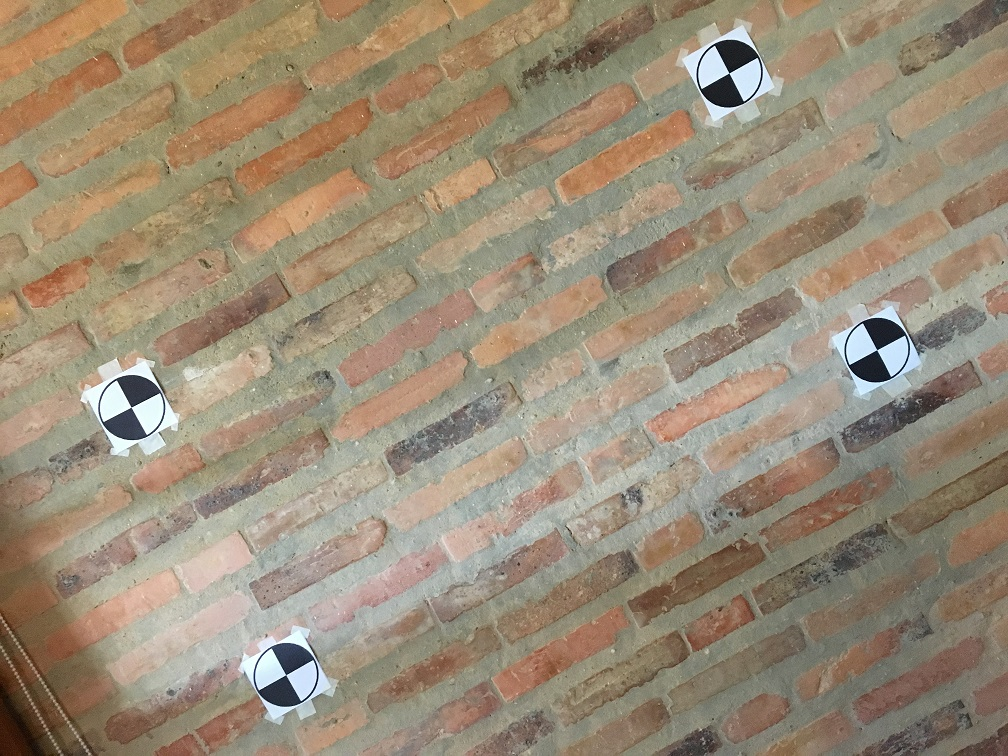
#> input picture ps03/ps03/input_images/ps3-3-c_base.jpg, 1008 x 756 px
$ jupyter execute --allow-errors 'p1&2.ipynb'   (shell and % lines are left out)   (Python 2 division)
#> lines starting #> are read from the running program, lines starting #| are printed output that depends on the picture; after the words box and inside, x2 and y2 are one past the last pixel; in counts of white or black regions, pixels touching at a corner belong together; pictures that were not available may be replaced by others from this repository, and a replacement may not be noted
### ps03/ps03/ps3.py
"""
CS6476 Problem Set 3 imports. Only Numpy and cv2 are allowed.
"""
import cv2
import numpy as np
import math

def euclidean_distance(p0, p1):
    """Gets the distance between two (x,y) points

    Args:
        p0 (tuple): Point 1.
        p1 (tuple): Point 2.

    Return:
        float: The distance between points
    """
    x0=float(p0[0])
    y0=float(p0[1])
    x1=float(p1[0])
    y1=float(p1[1])
    return math.sqrt( (x0-x1)*(x0-x1) + (y0-y1)*(y0-y1) )


# [16 lines left out: function get_corners_list, not called in this run]


def sort_4(center): # center is np.array, [[x,y]]
    ans=[]
    #print center
    if center.shape[0]!=4:
        return None
    else:
        center = center.tolist()
    avex=0
    avey=0
    for i in range(4):
        avex+=center[i][0]
        avey+=center[i][1]
    ave=(avex/4,avey/4)
    #print ave
    #print center
    for tl in center:
        for bl in center:
            for tr in center:
                for br in center:
                    if (tl==bl or tl==tr or tl==br or bl==tr or bl==br or tr==br):
                        continue # non-identical
                    #print tl, bl, tr, br
                    tl_tl=tl[0]<ave[0] and tl[1]<ave[1]
                    tr_tr=tr[0]>ave[0] and tr[1]<ave[1]
                    bl_bl=bl[0]<ave[0] and bl[1]>ave[1]
                    br_br=br[0]>ave[0] and br[1]>ave[1]
                    if(tl_tl and tr_tr and bl_bl and br_br):
                        ans.append((tl[0],tl[1]))
                        ans.append((bl[0],bl[1]))
                        ans.append((tr[0],tr[1]))
                        ans.append((br[0],br[1]))
                        #print ans
                        return ans
                    longside=min(euclidean_distance(tl,tr), euclidean_distance(bl,br))
                    shortside=max(euclidean_distance(tl,bl),euclidean_distance(tr,br))
                    if (longside<=shortside):
                        continue #tl-tr and bl-br are long side, tl-bl, tr-br short side
                    widthvec=(tl[0],tl[1],bl[0],bl[1])
                    lengvec=(tl[0],tl[1],tr[0],tr[1])
                    diagvec=(tl[0],tl[1],br[0],br[1])
                    temp1=min(cos_ang(widthvec, diagvec), cos_ang(lengvec, diagvec))
                    temp2=cos_ang(widthvec,lengvec)
                    if temp2>temp1:#width and length forms 90 degree
                        continue

                   # print longside, shortside, tl, tr, bl, br
                    if (tl[0]<tr[0] and bl[0]<br[0] and tl[1]<bl[1] and tr[1]<br[1]):
                        ans.append((tl[0],tl[1]))
                        ans.append((bl[0],bl[1]))
                        ans.append((tr[0],tr[1]))
                        ans.append((br[0],br[1]))
                        #print ans
                        return ans
    return None

def cos_ang(i, j): # input i=(x1,y1,x2,y2)
    len1 = math.pow(i[2] - i[0], 2) + math.pow(i[3] - i[1], 2)
    len1 = math.sqrt(len1)
    len2 = math.pow(j[2] - j[0], 2) + math.pow(j[3] - j[1], 2)
    len2 = math.sqrt(len2)

    dot = (i[2] - i[0]) * (j[2] - j[0]) + (i[3] - i[1]) * (j[3] - j[1])
    return abs(dot / (len1 * len2))


def find_markers(image, template=None):
    """Finds four corner markers.

    Use a combination of circle finding, corner detection and convolution to
    find the four markers in the image.

    Args:
        image (numpy.array): image array of uint8 values.
        template (numpy.array): template image of the markers.

    Returns:
        list: List of four (x, y) tuples
            in the order [top-left, bottom-left, top-right, bottom-right].
    """
    gray = cv2.cvtColor(image, cv2.COLOR_BGR2GRAY)
    # find Harris corners
    gray = cv2.medianBlur(gray, 3)
    ksize = 15#15
    sigma = 35#6
    gray = cv2.GaussianBlur(gray, (ksize, ksize), sigma, sigma)
    gray = np.float32(gray)
    dst = cv2.cornerHarris(gray, 7,3, 0.1)  # blocksize, sobel size, alpha
    dst = cv2.dilate(dst, None)
    ret, dst = cv2.threshold(dst, 0.12 * dst.max(), 255, 0)  # value=max if > 0.01*max
    all_pts=np.transpose(np.nonzero(dst))
    all_pts[:, [0, 1]] = all_pts[:, [1, 0]]
    all_pts = np.array(all_pts)
    all_pts = np.float32(all_pts)  # kmeans can only pass float32
    criteria = (cv2.TERM_CRITERIA_EPS + cv2.TERM_CRITERIA_MAX_ITER, 40, 1.0)
    ret, label, center = cv2.kmeans(all_pts, 4, criteria, 40,
                                    cv2.KMEANS_RANDOM_CENTERS)  # 4 is num of cluster, 10 is attempts

    if center is None:
        return None
    center = np.round(center)
    center = center.astype(int)
    ans=sort_4(center)
    #print ans
    return ans


def draw_box(image, markers, thickness=1):
    """Draws lines connecting box markers.

    Use your find_markers method to find the corners.
    Use cv2.line, leave the default "lineType" and Pass the thickness
    parameter from this function.

    Args:
        image (numpy.array): image array of uint8 values.
        markers(list): the points where the markers were located.
        thickness(int): thickness of line used to draw the boxes edges.

    Returns:
        numpy.array: image with lines drawn.
    """
    img=np.copy(image)
    cv2.line(img, markers[0], markers[1], (255, 0, 0), thickness)
    cv2.line(img, markers[0], markers[2], (255, 0, 0), thickness)
    cv2.line(img, markers[3], markers[1], (255, 0, 0), thickness)
    cv2.line(img, markers[3], markers[2], (255, 0, 0), thickness)
    return img


# [107 lines left out: functions project_imageA_onto_imageB, find_four_point_transform, video_frame_generator, not called in this run]

### ps03/ps03/p1&2.ipynb
[cell 1]
import numpy as np
import cv2
from matplotlib import pyplot as plt
import math
from ps3 import *

def sort_4(center): # center is np.array, [[x,y]]
    ans=[]
    if center.shape[0]!=4:
        return None
    else:
        center = center.tolist()
    avex=0
    avey=0
    for i in range(4):
        avex+=center[i][0]
        avey+=center[i][1]
    ave=(avex/4,avey/4)
    for tl in center:
        for bl in center:
            for tr in center:
                for br in center:
                    if (tl==bl or tl==tr or tl==br or bl==tr or bl==br or tr==br):
                        continue
                    topleft = tl[0]<ave[0] and tl[1]<ave[1] #and tl[1]<br[1] and tl[0]<br[0]
                    botleft = bl[0]<ave[0] and bl[1]>ave[1] #and bl[1]>tr[1] and bl[0]<tr[0]
                    topright= tr[0]>ave[0] and tr[1]<ave[1] #and tr[0]>bl[0] and tr[1]<bl[1]
                    botright= br[0]>ave[0] and br[1]>ave[1] #and br[1]>tl[1] br[0]>tl[0] and
                    if (topleft and botleft and topright and botright):
                        ans.append((tl[0],tl[1]))
                        ans.append((bl[0],bl[1]))
                        ans.append((tr[0],tr[1]))
                        ans.append((br[0],br[1]))
                        return ans
    return None


img=cv2.imread('input_images/ps3-3-c_base.jpg')
#> img is the input picture: shape (756, 1008, 3); mean B, G, R 119.7, 140.4, 154.3
#img=cv2.imread('input_images/ps3-2-a_base.jpg')

gray = cv2.cvtColor(img,cv2.COLOR_BGR2GRAY)
# find Harris corners
gray = cv2.medianBlur(gray, 5)
ksize = 15#5
sigma = 35#6
gray = cv2.GaussianBlur(gray, (ksize, ksize), sigma, sigma)
gray = np.float32(gray)
dst = cv2.cornerHarris(gray, 7,3, 0.1)  # blocksize, sobel size, alpha
dst = cv2.dilate(dst, None)
ret, dst = cv2.threshold(dst, 0.16 * dst.max(), 255, 0)  # value=max if > 0.01*max
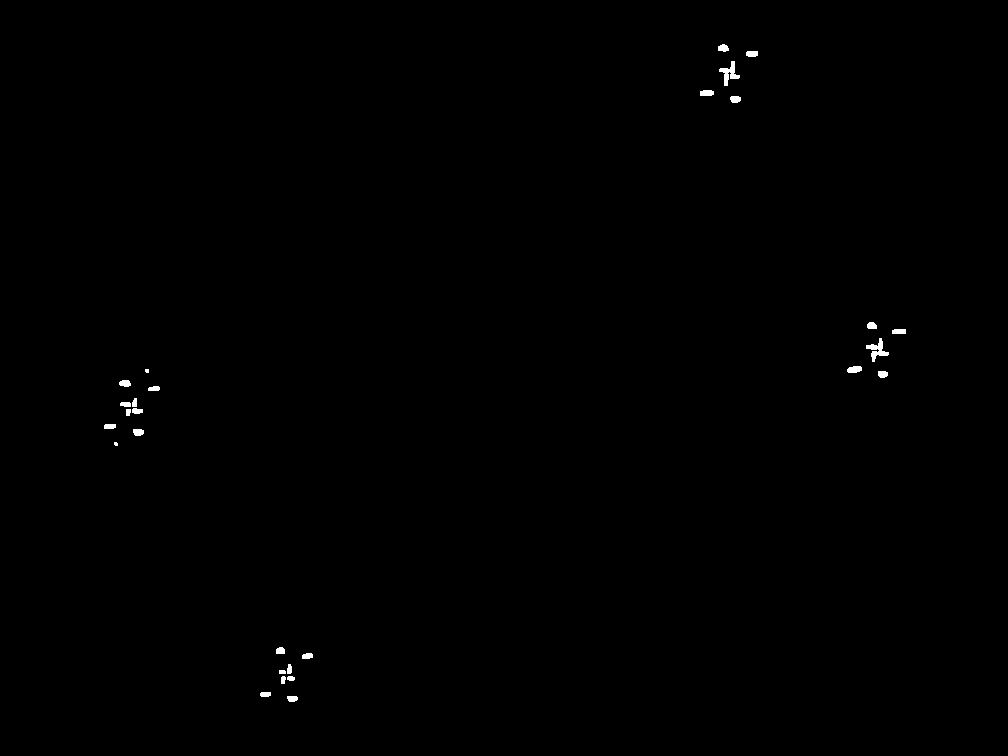
#> dst: shape (756, 1008) float32; 0.23% white; 28 white regions (2 under 20 px), largest, box (x1, y1, x2, y2) and area: (866, 338, 889, 362) 212, (719, 61, 740, 86) 206, (847, 366, 862, 373) 87
#> ret = 4044.4
#plt.imshow(dst)
#plt.show()
all_pts=[]
for x in range(dst.shape[1]):
    for y in range(dst.shape[0]):
        if dst[y][x]!=0:
            all_pts.append((x,y))
all_pts=np.array(all_pts)
all_pts=np.float32(all_pts) #kmeans can only pass float32
#print all_pts.shape

criteria = (cv2.TERM_CRITERIA_EPS + cv2.TERM_CRITERIA_MAX_ITER , 30, 1.0)
ret,label,center=cv2.kmeans(all_pts,4,criteria,30,cv2.KMEANS_RANDOM_CENTERS) # 4 is num of cluster, 10 is attempts
#> ret = 856985.4
# [5 lines of commented-out code are left out]
center=np.int32(center)
radius = 2
thickness = 3
colo = (255, 0, 0)
for i in center:
    cv2.circle(img, (i[0],i[1]), radius, colo, thickness)
#> img: shape (756, 1008, 3); 0.02% of pixels changed, all inside (x1, y1, x2, y2) = (127, 69, 880, 679)
plt.imshow(img)
plt.show()

#p2
thickness=3
print center
#| [[286 674]
#|  [875 350]
#|  [728  73]
#|  [131 407]]
markers=sort_4(center)
print markers
#| None
#> (the rest of this cell did not finish here and is left out)

[cell 2]
import numpy as np
import cv2
from matplotlib import pyplot as plt
import math
from ps3 import *

img=cv2.imread('input_images/ps3-2-c_base.jpg')
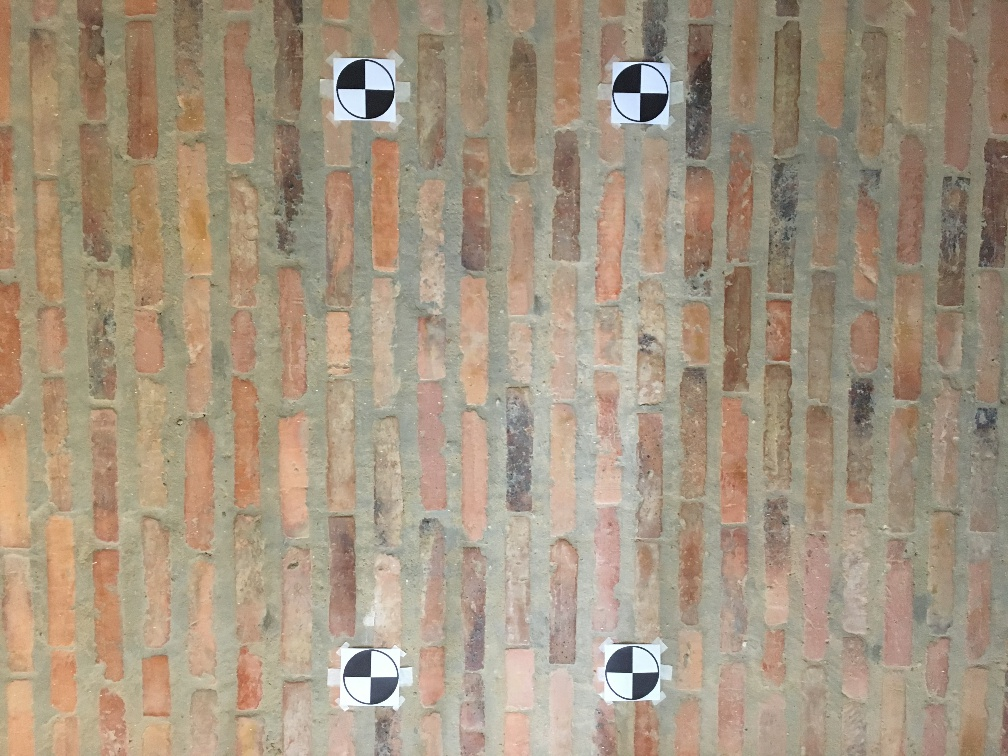
#> input picture ps03/ps03/input_images/ps3-2-c_base.jpg, 1008 x 756 px
#> img is the input picture: shape (756, 1008, 3); mean B, G, R 128.9, 149.2, 164.9
plt.imshow(img)
plt.show()
plt.imshow(draw_box(img, find_markers(img),1))
#> in find_markers, `gray = cv2.cvtColor(image, cv2.COLOR_BGR2GRAY)`:
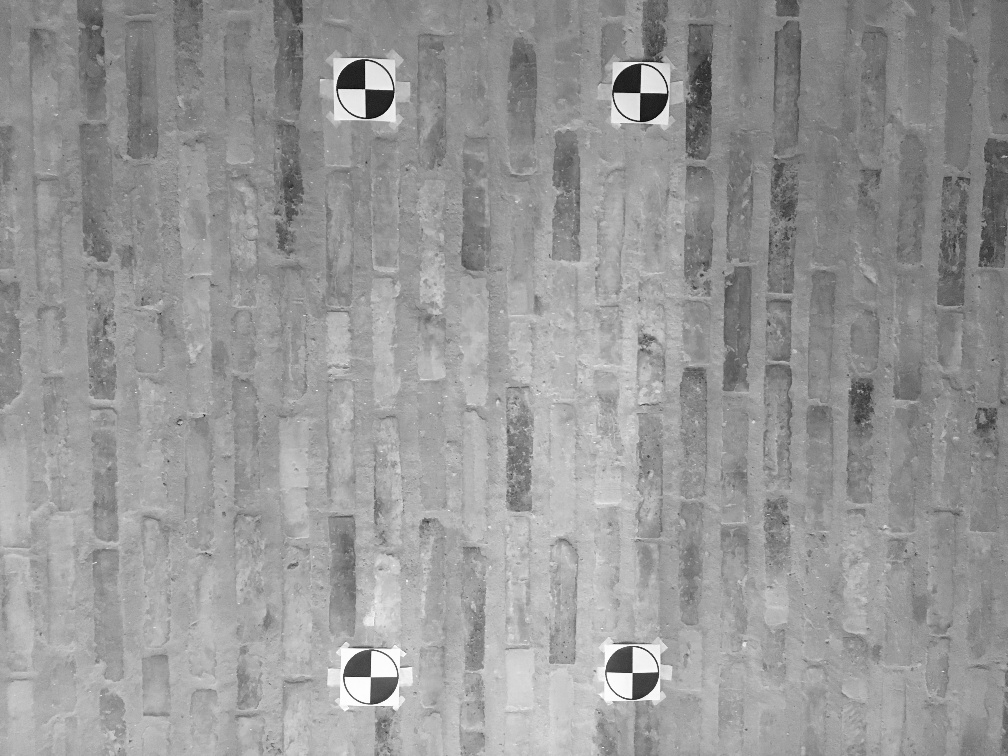
#> gray: shape (756, 1008); min 6, max 255, mean 151.6
#> in find_markers, `ret, dst = cv2.threshold(dst, 0.12 * dst.max(), 255, 0)`:
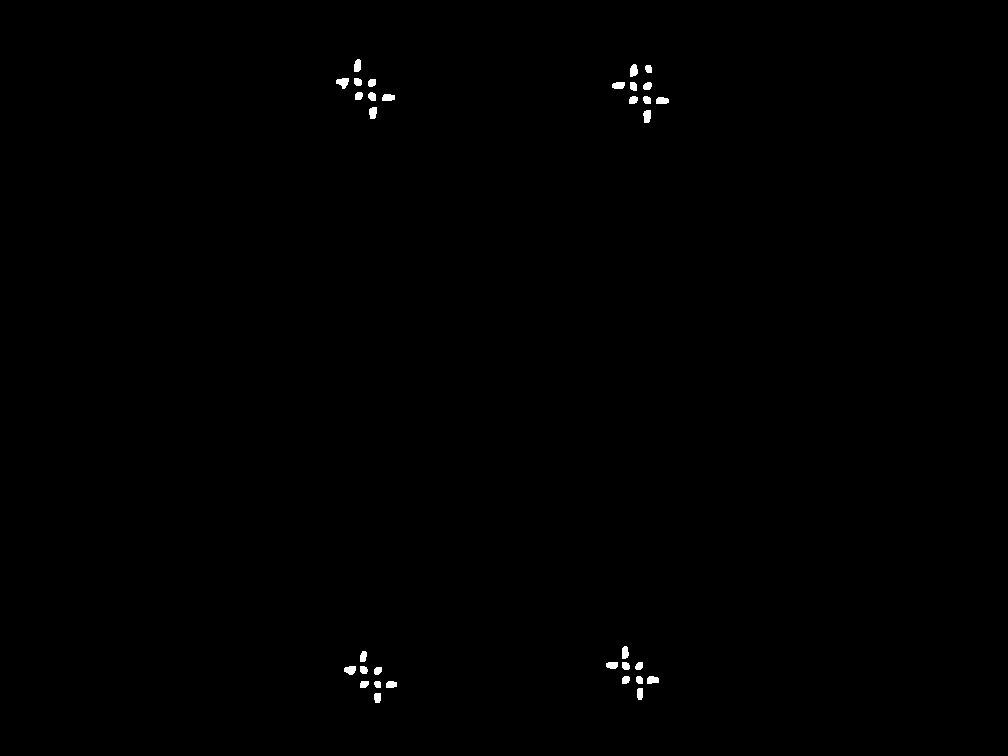
#> dst: shape (756, 1008) float32; 0.28% white; 33 white regions, largest, box (x1, y1, x2, y2) and area: (336, 78, 349, 89) 95, (643, 110, 651, 123) 87, (344, 666, 356, 675) 84
#> in find_markers, `ret, dst = cv2.threshold(dst, 0.12 * dst.max(), 255, 0)`: ret = 4063.4
#> in find_markers, `all_pts=np.transpose(np.nonzero(dst))`: all_pts = 2167 pairs, first value 59 to 702, second value 336 to 668
#> in find_markers, `all_pts = np.array(all_pts)`: all_pts = 2167 pairs, first value 336 to 668, second value 59 to 702
#> in find_markers, `criteria = (cv2.TERM_CRITERIA_EPS + cv2.TERM_CRITERIA_MAX_ITER, 40, 1.0)`: criteria = (3, 40, 1)
#> in find_markers, `ret, label, center = cv2.kmeans(all_pts, 4, criteria, 40, cv2.KMEANS_R..`: ret = 791330.3; label = 2167 values, max 3 at index 0, min 0 at index 1198, mean 1.53; center = [[369.5, 676.4], [640.6, 90.96], [632.1, 672.2], [364.4, 89.03]]
#> in find_markers, `center = np.round(center)`: center = [[369, 676], [641, 91], [632, 672], [364, 89]]
#> the loop in sort_4, `for i in range(4):` made 4 passes
#> (avex, avey) on passes 1 to 4: (369, 676), (1010, 767), (1642, 1439), (2006, 1528)
#> after the loop in sort_4, `for i in range(4):`: avex = 2006; avey = 1528
#> in sort_4, `ave=(avex/4,avey/4)`: ave = (501, 382)
#> the loop in sort_4, `for tl in center:` made 4 passes
#> tl on passes 1 to 3: [369, 676], [641, 91], [632, 672]
#> after the loop in sort_4, `for tl in center:`: ans = [(364, 89), (369, 676), (641, 91), (632, 672)]
#> in draw_box, `cv2.line(img, markers[0], markers[1], (255, 0, 0), thickness)`: img: shape (756, 1008, 3); 0.08% of pixels changed, all inside (x1, y1, x2, y2) = (364, 89, 370, 677)
#> in draw_box, `cv2.line(img, markers[0], markers[2], (255, 0, 0), thickness)`: img: shape (756, 1008, 3); mean B, G, R 129, 149.1, 164.7
#> in draw_box, `cv2.line(img, markers[3], markers[2], (255, 0, 0), thickness)`:
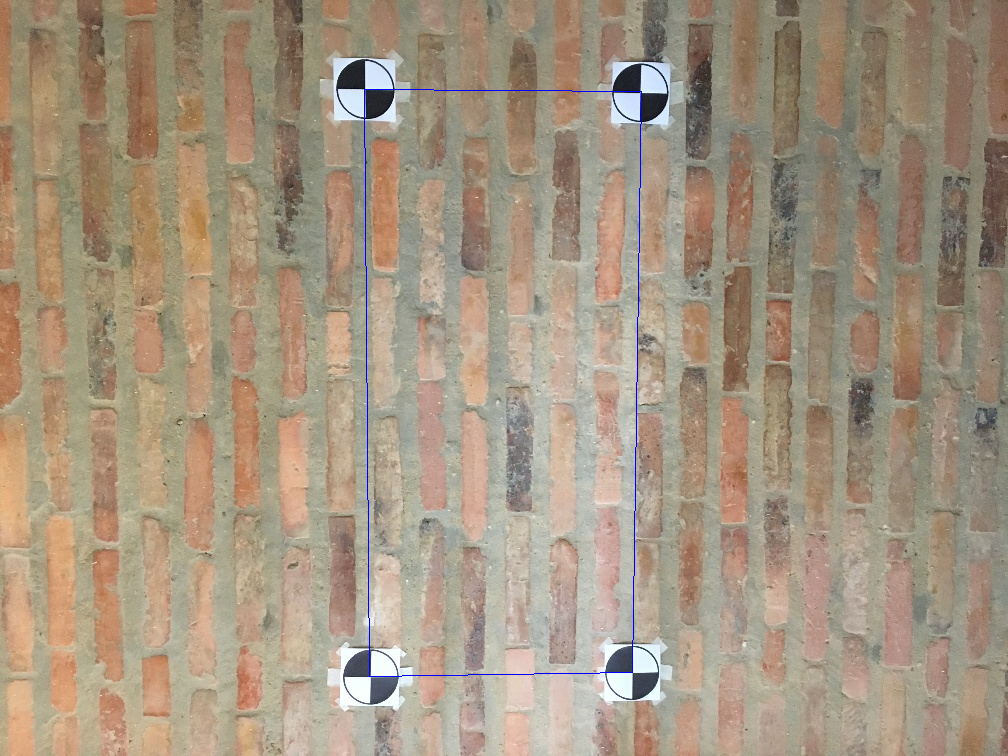
#> img: shape (756, 1008, 3); mean B, G, R 129.1, 148.9, 164.5
plt.show()
print img.shape
#| (756, 1008, 3)
print img.shape[0]
#| 756

[cell 3]
img=cv2.imread('input_images/ps3-2-c_base.jpg')
center=find_markers(img)
#> the loop in sort_4 (call 2), `for i in range(4):` made 4 passes
#> (avex, avey) on passes 1 to 4: (364, 89), (733, 765), (1374, 856), (2006, 1528)
#> the loop in sort_4 (call 2), `for tl in center:` made 1 pass
#> center = [(364, 89), (369, 676), (641, 91), (632, 672)]
radius = 2
thickness = 3
colo = (255, 0, 0)
for i in center:
    cv2.circle(img, (i[0],i[1]), radius, colo, thickness)
#> this loop made 4 passes
#> img: shape (756, 1008, 3); 0.02% of pixels changed, all inside (x1, y1, x2, y2) = (360, 85, 646, 681)
plt.imshow(img)
plt.show()

[cell 4]
def creategen():
    for i in range(5):
        yield i**2
    yield None
a=creategen()
#> (the rest of this cell did not finish here and is left out)

[cell 5]
import numpy as np
import cv2
from matplotlib import pyplot as plt
import math
from ps3 import *

filename='input_videos/ps3-4-a.mp4'
video = cv2.VideoCapture(filename)
print video
#> (printed output is left out)
# Do not edit this while loop
while True:
    ret, frame = video.read()
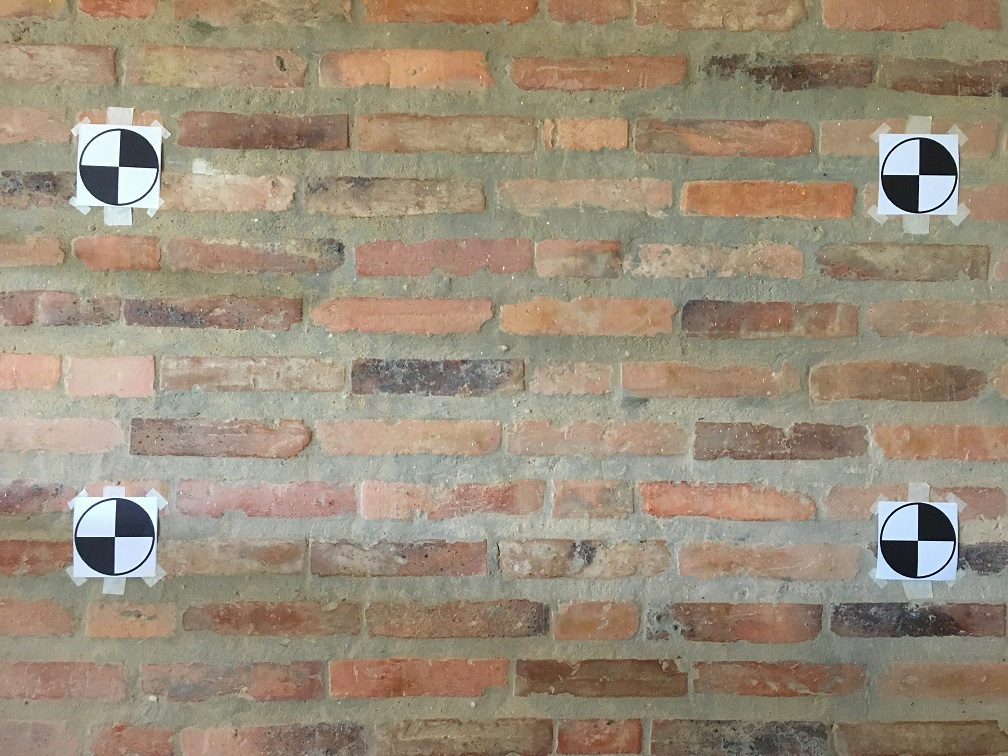
#> input picture ps03/ps03/input_images/ps3-2-a_base.jpg, 1008 x 756 px, given in place of ps3-4-a.mp4, which was not available
#> frame is the input picture: shape (756, 1008, 3); mean B, G, R 122.5, 141.7, 154.7
    print ret
#| True
    if ret:
        print ret
#| True
    else:
        break

# Todo: Close video (release) and yield a 'None' value. (add 2 lines)
video.release()
